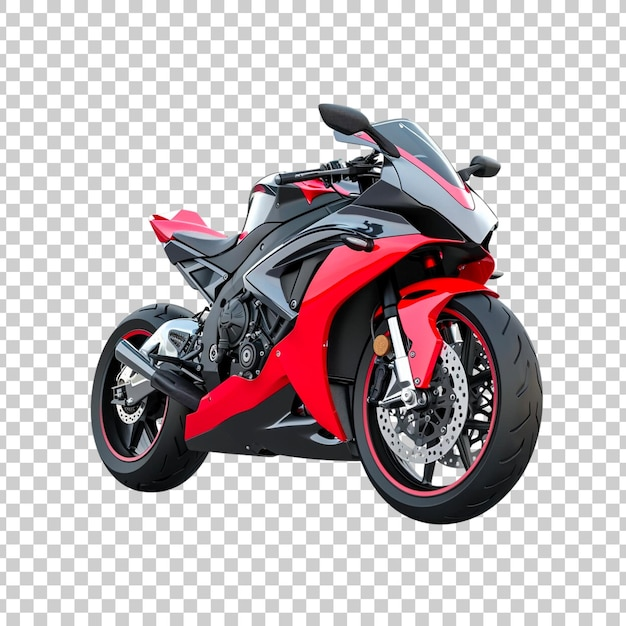
#> input picture Moto1.jpg, 626 x 626 px
$ python Detection_de_contours.py
#> lines starting #> are read from the running program, lines starting #| are printed output that depends on the picture
#Programme de détection de contours avec OpenCV
import cv2

image = cv2.imread("Moto1.jpg")
#> image is the input picture: shape (626, 626, 3); mean B, G, R 184.5, 181.8, 191.4

gray = cv2.cvtColor(image,cv2.COLOR_BGR2GRAY)
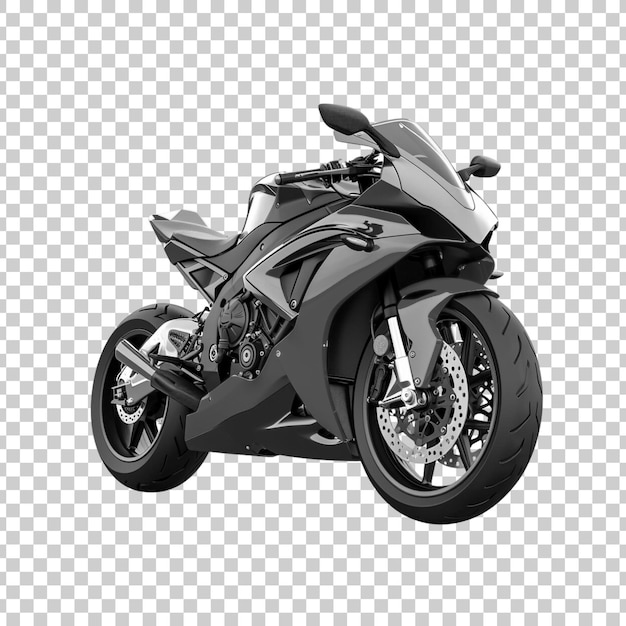
#> gray: shape (626, 626); min 0, max 255, mean 185

detecteur = cv2.Canny(gray,50,150)
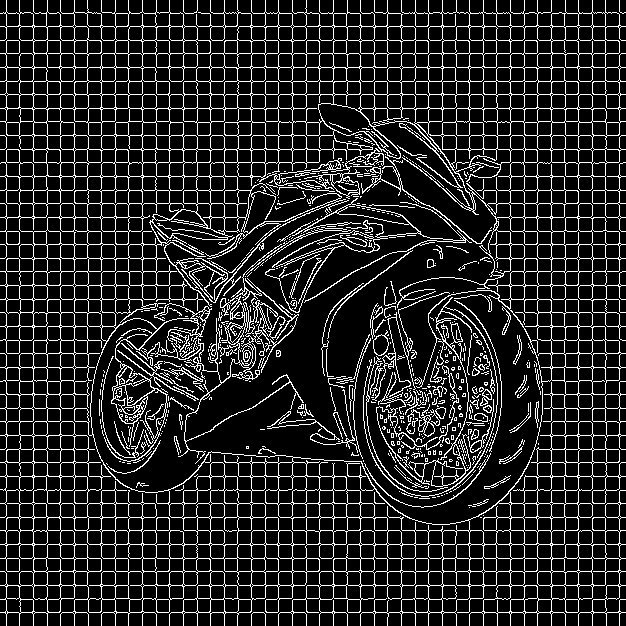
#> detecteur: shape (626, 626); 14.9% white in thin lines or dots

cv2.imshow("Image Originale", image)
cv2.imshow("Contour détectés", detecteur)
cv2.waitKey(0)
cv2.destroyAllWindows()

$ run again, with Moto2.jpg copied over Moto1.jpg
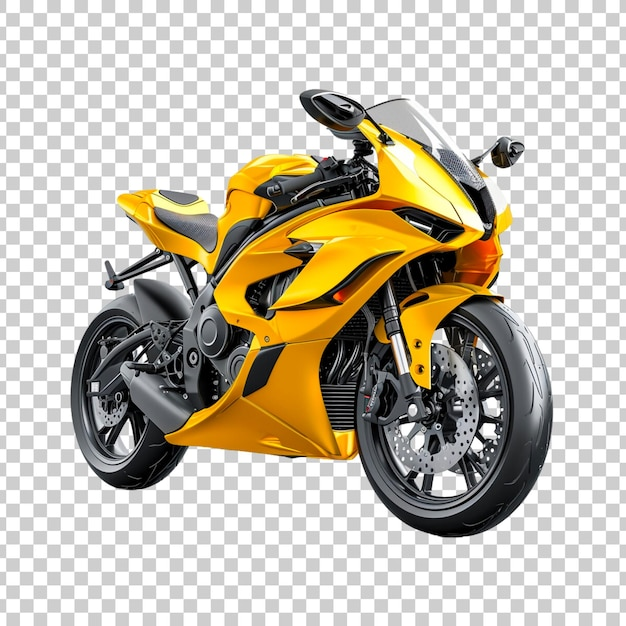
#> input picture Moto2.jpg, 626 x 626 px
#> image is the input picture: shape (626, 626, 3); mean B, G, R 170, 186.4, 194
#> `gray = cv2.cvtColor(image,cv2.COLOR_BGR2GRAY)`:
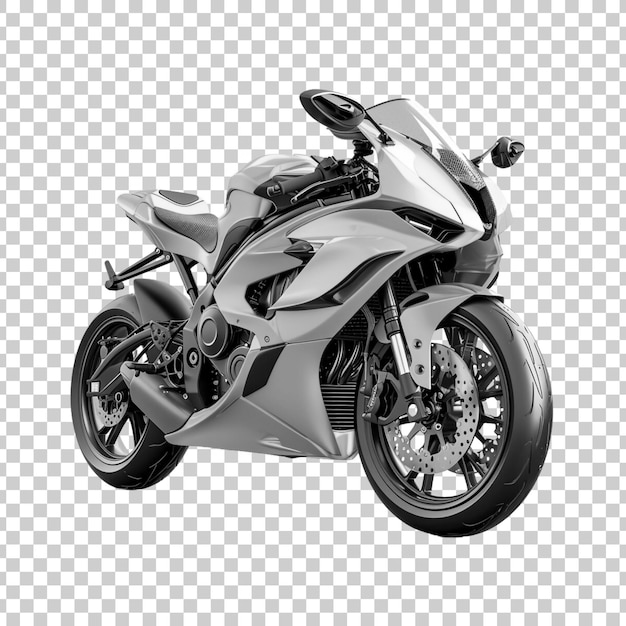
#> gray: shape (626, 626); min 0, max 255, mean 186.8
#> `detecteur = cv2.Canny(gray,50,150)`:
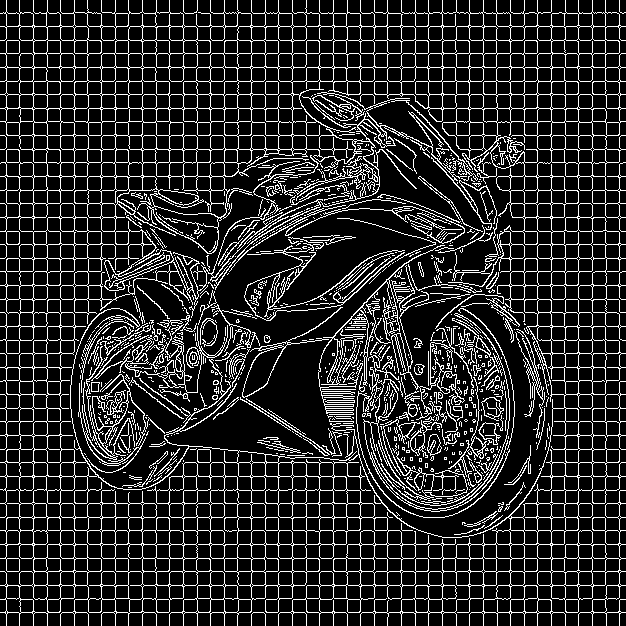
#> detecteur: shape (626, 626); 16.2% white in thin lines or dots
